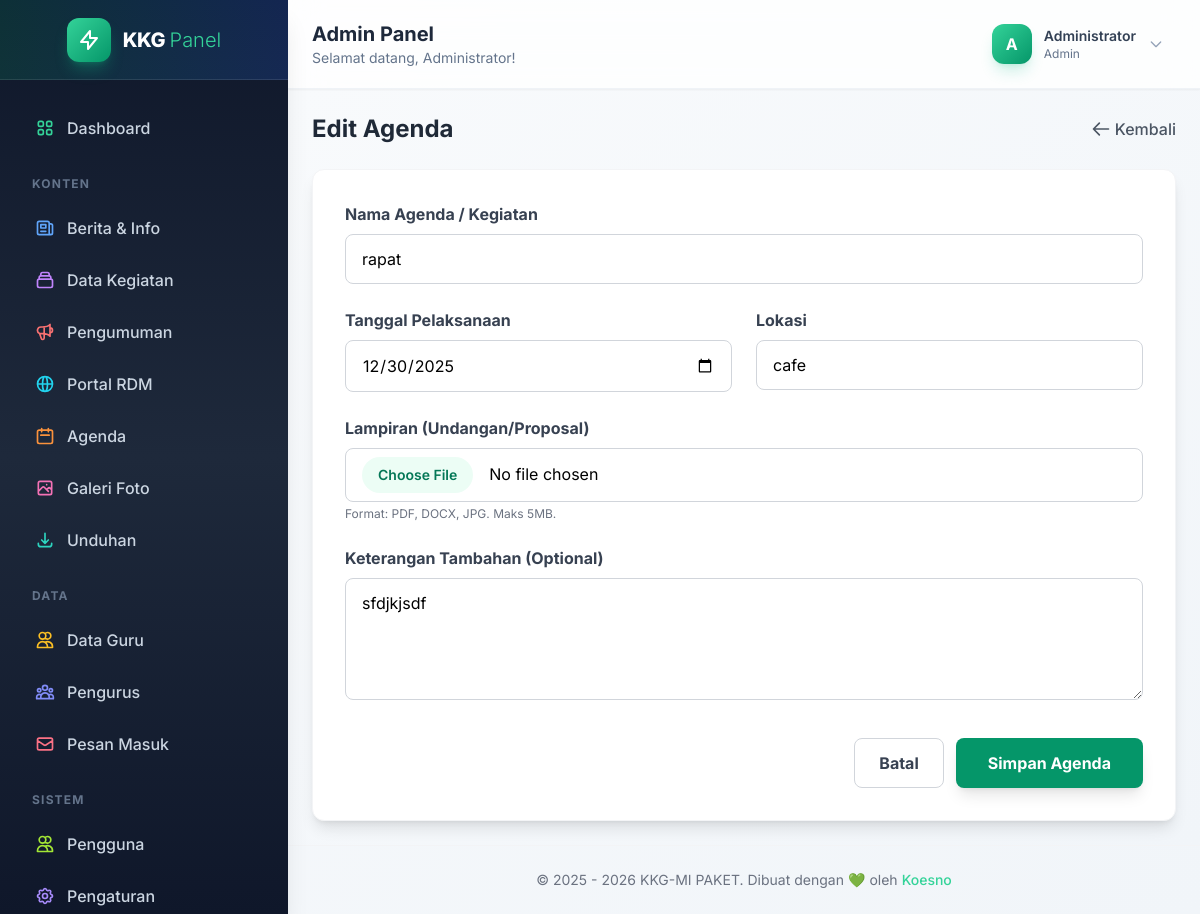
Page /admin/agenda_form.php?id=1 (signed in) on the committed database.
### tables this page shows
CREATE TABLE `agenda` (
  `id` int NOT NULL,
  `judul` varchar(255) NOT NULL,
  `tanggal` date NOT NULL,
  `lokasi` varchar(100) DEFAULT NULL,
  `keterangan` text,
  `created_at` timestamp NULL DEFAULT CURRENT_TIMESTAMP,
  `file_lampiran` varchar(255) DEFAULT NULL
);

### admin/agenda_form.php (the view, shortened to what this page needs)
<?php include 'includes/header.php'; ?>
<?php require_once '../config/koneksi.php'; ?>
<?php
$judul = '';
$tanggal = date('Y-m-d');
$lokasi = '';
$keterangan = '';
$action = 'add';
if (isset($_GET['id'])) {
    $action = 'edit';
    $id = mysqli_real_escape_string($koneksi, $_GET['id']);
    $query = mysqli_query($koneksi, "SELECT * FROM agenda WHERE id='$id'");
    if (mysqli_num_rows($query) > 0) {
        $row = mysqli_fetch_assoc($query);
        $judul = $row['judul'];
        $tanggal = $row['tanggal'];
        $lokasi = $row['lokasi'];
        $keterangan = $row['keterangan'];
    }
}
?>
<div class="flex flex-col sm:flex-row justify-between items-center mb-6">
    <h3 class="text-2xl font-bold text-gray-800 mb-4 sm:mb-0">
        <?= $action == 'add' ? 'Tambah Agenda Baru' : 'Edit Agenda' ?>
    </h3>
    <a href="agenda" class="text-gray-600 hover:text-emerald-600 font-medium transition flex items-center">
        <svg class="w-5 h-5 mr-1" fill="none" stroke="currentColor" viewBox="0 0 24 24">
            <path stroke-linecap="round" stroke-linejoin="round" stroke-width="2" d="M10 19l-7-7m0 0l7-7m-7 7h18">
            </path>
        </svg>
        Kembali
    </a>
</div>
<div class="bg-white rounded-xl shadow-lg border border-gray-100 p-8 max-w-4xl mx-auto">
    <form method="POST" enctype="multipart/form-data">
        <div class="grid grid-cols-1 md:grid-cols-2 gap-6">
            <div class="col-span-1 md:col-span-2">
                <label class="block text-gray-700 font-bold mb-2">Nama Agenda / Kegiatan</label>
                <input type="text" name="judul" value="<?= htmlspecialchars($judul) ?>" required
                    class="w-full px-4 py-3 rounded-lg border border-gray-300 focus:outline-none focus:ring-2 focus:ring-emerald-500 transition">
            </div>
            <div>
                <label class="block text-gray-700 font-bold mb-2">Tanggal Pelaksanaan</label>
                <input type="date" name="tanggal" value="<?= $tanggal ?>" required
                    class="w-full px-4 py-3 rounded-lg border border-gray-300 focus:outline-none focus:ring-2 focus:ring-emerald-500 transition">
            </div>
            <div>
                <label class="block text-gray-700 font-bold mb-2">Lokasi</label>
                <input type="text" name="lokasi" value="<?= htmlspecialchars($lokasi) ?>" required
                    placeholder="Contoh: Aula Kemenag"
                    class="w-full px-4 py-3 rounded-lg border border-gray-300 focus:outline-none focus:ring-2 focus:ring-emerald-500 transition">
            </div>
            <div class="col-span-1 md:col-span-2">
                <label class="block text-gray-700 font-bold mb-2">Lampiran (Undangan/Proposal)</label>
                <input type="file" name="file_lampiran"
                    class="w-full px-4 py-2 rounded-lg border border-gray-300 focus:outline-none focus:ring-2 focus:ring-emerald-500 transition file:mr-4 file:py-2 file:px-4 file:rounded-full file:border-0 file:text-sm file:font-semibold file:bg-emerald-50 file:text-emerald-700 hover:file:bg-emerald-100">
                <p class="text-xs text-gray-500 mt-1">Format: PDF, DOCX, JPG. Maks 5MB.</p>
            </div>
            <div class="col-span-1 md:col-span-2">
                <label class="block text-gray-700 font-bold mb-2">Keterangan Tambahan (Optional)</label>
                <textarea name="keterangan" rows="4"
                    class="w-full px-4 py-3 rounded-lg border border-gray-300 focus:outline-none focus:ring-2 focus:ring-emerald-500 transition"><?= htmlspecialchars($keterangan) ?></textarea>
            </div>
        </div>
        <div class="mt-8 flex justify-end gap-3">
            <a href="agenda"
                class="px-6 py-3 rounded-lg border border-gray-300 text-gray-700 font-bold hover:bg-gray-50 transition">
                Batal
            </a>
            <button type="submit"
                class="px-8 py-3 rounded-lg bg-emerald-600 text-white font-bold hover:bg-emerald-700 shadow-lg hover:shadow-emerald-500/30 transition transform hover:-translate-y-1">
                Simpan Agenda
            </button>
        </div>
    </form>
</div>
<?php include 'includes/footer.php'; ?>

### admin/includes/header.php (style rules this page uses)
body { font-family: 'Inter', sans-serif; }

### rows in the picture
agenda: judul "rapat", tanggal "12/30/2025", lokasi "cafe", keterangan "sfdjkjsdf"

### other values in the picture
$_SESSION['admin_name'] "Administrator"
substr($_SESSION['admin_name'] ?? 'A', 0, 1) "A"
$_SESSION['admin_role'] "Admin"
